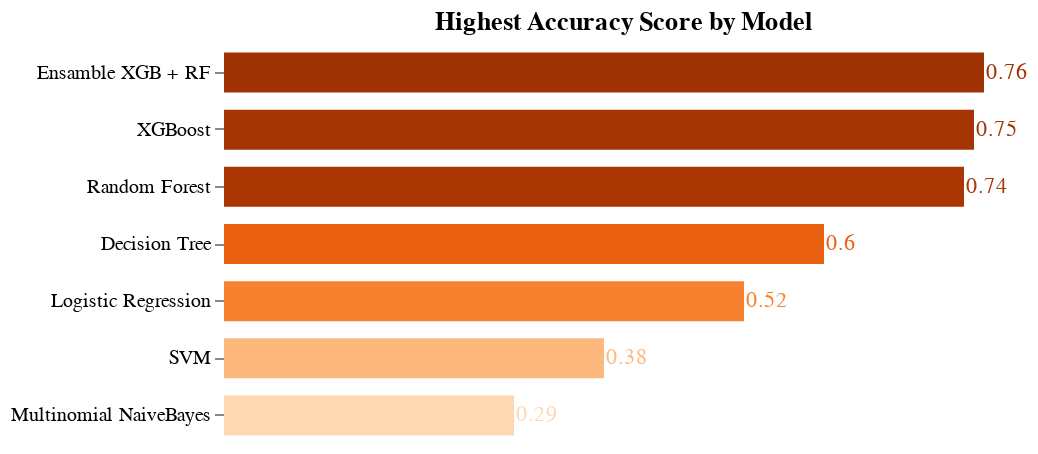

Notebook cell for this chart:
### Code cell
#create a chart for the highest accuracy score by model 
base = alt.Chart(accuracy_scores_summary).encode(
    y=alt.Y('model_names:N', title=None, sort='-x'),
    x=alt.X('accuracy_scores:Q', title=None, axis=None),
    color=alt.Color('accuracy_scores:Q',
                    legend=None,
                    scale=alt.Scale(scheme='oranges')),
    text=alt.Text('accuracy_scores:Q')).properties(
        width=400, height=200, title='Highest Accuracy Score by Model')

(base.mark_bar(size=20) + base.mark_text(align='left', dx=1)).configure_view(
    strokeWidth=0).configure_axis(grid=False, domain=False)

### Figure 1 — Vega specification as saved in the notebook (floating-point values rounded to 4 significant figures)
{"$schema": "https://vega.github.io/schema/vega/v5.json", "data": [{"name": "source_0"}, {"name": "data_1", "values": [{"accuracy_scores": 0.74, "accuracy_scores_end": 0.74, "accuracy_scores_start": 0.0, "model_names": "Random Forest"}, {"accuracy_scores": 0.6, "accuracy_scores_end": 0.6, "accuracy_scores_start": 0.0, "model_names": "Decision Tree"}, {"accuracy_scores": 0.75, "accuracy_scores_end": 0.75, "accuracy_scores_start": 0.0, "model_names": "XGBoost"}, {"accuracy_scores": 0.38, "accuracy_scores_end": 0.38, "accuracy_scores_start": 0.0, "model_names": "SVM"}, {"accuracy_scores": 0.29, "accuracy_scores_end": 0.29, "accuracy_scores_start": 0.0, "model_names": "Multinomial NaiveBayes"}, {"accuracy_scores": 0.52, "accuracy_scores_end": 0.52, "accuracy_scores_start": 0.0, "model_names": "Logistic Regression"}, {"accuracy_scores": 0.76, "accuracy_scores_end": 0.76, "accuracy_scores_start": 0.0, "model_names": "Ensamble XGB + RF"}]}, {"name": "data_2", "values": [{"accuracy_scores": 0.74, "model_names": "Random Forest"}, {"accuracy_scores": 0.6, "model_names": "Decision Tree"}, {"accuracy_scores": 0.75, "model_names": "XGBoost"}, {"accuracy_scores": 0.38, "model_names": "SVM"}, {"accuracy_scores": 0.29, "model_names": "Multinomial NaiveBayes"}, {"accuracy_scores": 0.52, "model_names": "Logistic Regression"}, {"accuracy_scores": 0.76, "model_names": "Ensamble XGB + RF"}]}, {"name": "source_0_y_domain_model_names", "values": [{"model_names": "Random Forest", "sort_field": 0.74}, {"model_names": "Decision Tree", "sort_field": 0.6}, {"model_names": "XGBoost", "sort_field": 0.75}, {"model_names": "SVM", "sort_field": 0.38}, {"model_names": "Multinomial NaiveBayes", "sort_field": 0.29}, {"model_names": "Logistic Regression", "sort_field": 0.52}, {"model_names": "Ensamble XGB + RF", "sort_field": 0.76}]}], "marks": [{"type": "rect", "name": "layer_0_marks", "from": {"data": "data_1"}, "encode": {"update": {"yc": {"field": "model_names", "scale": "y", "band": 0.5}, "x": {"field": "accuracy_scores_end", "scale": "x"}, "height": {"value": 20}, "x2": {"field": "accuracy_scores_start", "scale": "x"}, "fill": {"field": "accuracy_scores", "scale": "color"}}}, "style": ["bar"]}, {"type": "text", "name": "layer_1_marks", "from": {"data": "data_2"}, "encode": {"update": {"text": {"signal": "format(datum[\"accuracy_scores\"], \"\")"}, "align": {"value": "left"}, "y": {"field": "model_names", "scale": "y", "band": 0.5}, "x": {"field": "accuracy_scores", "scale": "x"}, "dx": {"value": 1}, "baseline": {"value": "middle"}, "fill": {"field": "accuracy_scores", "scale": "color"}}}, "style": ["text"]}], "scales": [{"name": "x", "type": "linear", "domain": {"fields": [{"data": "data_1", "field": "accuracy_scores_start"}, {"data": "data_1", "field": "accuracy_scores_end"}, {"data": "data_2", "field": "accuracy_scores"}]}, "range": [0, {"signal": "width"}], "nice": true, "zero": true}, {"name": "y", "type": "band", "domain": {"data": "source_0_y_domain_model_names", "field": "model_names", "sort": {"op": "max", "field": "sort_field", "order": "descending"}}, "range": [0, {"signal": "height"}], "paddingInner": 0.1, "paddingOuter": 0.05}, {"name": "color", "type": "linear", "domain": {"fields": [{"data": "data_1", "field": "accuracy_scores"}, {"data": "data_2", "field": "accuracy_scores"}]}, "range": {"scheme": "oranges"}, "interpolate": "hcl", "zero": false}], "axes": [{"scale": "y", "zindex": 0, "orient": "left", "grid": false}], "title": {"text": "Highest Accuracy Score by Model", "frame": "group"}, "style": "cell", "config": {"axis": {"domain": false, "grid": false}, "style": {"cell": {"strokeWidth": 0}}}, "background": "white", "padding": 5, "width": 400, "height": 200}
